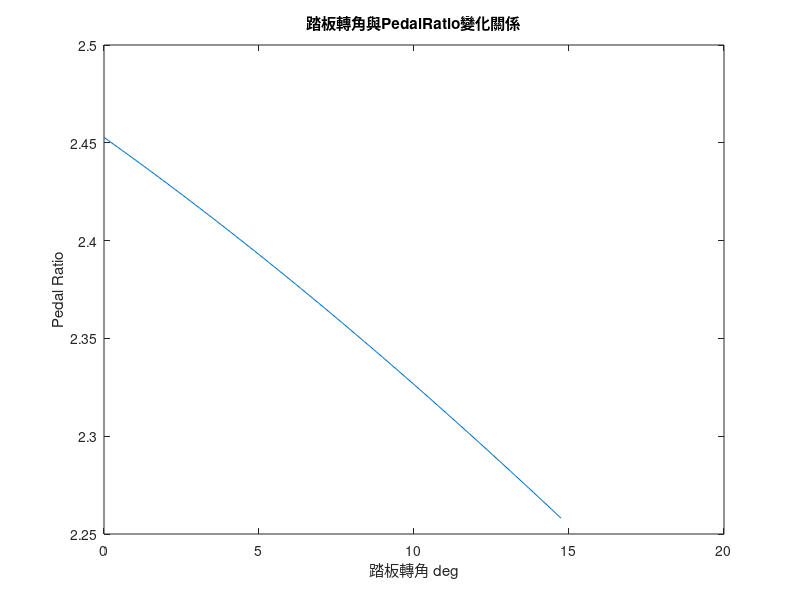
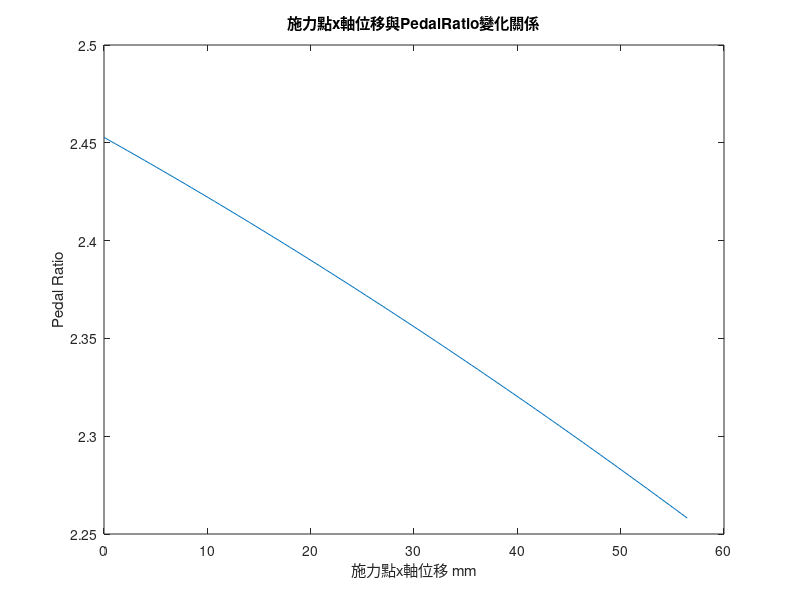

The MATLAB script that drew these images, in order:
clear
close all
clc
%% 定義變數
BrakePadelAxis=[0;0;1];                                                     %踏板旋轉軸點
MCAxis=[100.5;11;1];                                                            %MC 旋轉軸點
BrakePadelForcePoint = [220*sind(-7.3); 220*cosd(-7.3); 1];                   %腳踩在踏板上的點
BrakePadelMCPoint = [154.899*sind(0.45); 154.899*cosd(0.45); 1]; %MC接在踏板上的點

PedalPushTheta=14.74*pi/180;        %踏板旋轉角
MCLengthchange=[0,0,0];              %用來記錄等一下循環內需要的值，要初始化
%% 計算機構變化
ind=1;  %計數器
for i=0:0.01:1 %用比例下去算目前轉了幾%，極限就是PedalPushTheta=11.89*pi/180
    
    %目前轉了幾度
    PedalPushThetaNow=PedalPushTheta*i;

    % 創建旋轉矩陣(踩踏板時踏板轉動的角度)
    BrakePadelLocalation = [cos(PedalPushThetaNow) sin(PedalPushThetaNow) 0;
        -sin(PedalPushThetaNow) cos(PedalPushThetaNow) 0;
        0 0 1]; 

    %用旋轉矩陣去算出BrakePadelForcePoint旋轉時會跑去哪
    BrakePadelForcePointNow = BrakePadelLocalation * BrakePadelForcePoint;
    
    %用旋轉矩陣去算出BrakePadelMCPoint旋轉時會跑去哪
    BrakePadelMCPointNow = BrakePadelLocalation * BrakePadelMCPoint;

    %求當下MC的長度
    MClength = sqrt((MCAxis(1) - BrakePadelMCPointNow(1))^2 + (MCAxis(2) - BrakePadelMCPointNow(2))^2);

    MCLengthchange(ind,1)=PedalPushThetaNow*180/pi;         %紀錄轉角
    MCLengthchange(ind,2)=MClength;                         %紀錄MC長
    MCLengthchange(ind,3)=BrakePadelForcePointNow(1);       %紀錄施力點x軸的移動量

    BrakePadelMCPoint_x(ind,1)=BrakePadelMCPointNow(1);     %紀錄施力點x軸的移動量
    BrakePadelMCPoint_y(ind,1)=BrakePadelMCPointNow(2);     %紀錄施力點y軸的移動量

    BrakePadelForcePoint_x(ind,1)=BrakePadelForcePointNow(1);       %紀錄腳踩在踏板上的點x值
    BrakePadelForcePoint_y(ind,1)=BrakePadelForcePointNow(2);       %紀錄腳踩在踏板上的點y值
    ind=ind+1;  %更新計數器
end
%% 計算Pedal Ratio變化
ind=1;% 重置計數器
for i=1:101
    BrakePadelMCPoint_Now = [ BrakePadelMCPoint_x(i), BrakePadelMCPoint_y(i)];

    % 計算直線 MCAxis 的垂直距離到點 BrakePadelAxis 的公式
    numerator = abs((BrakePadelMCPoint_Now(2) - MCAxis(2)) * BrakePadelAxis(1) - (BrakePadelMCPoint_Now(1) - MCAxis(1)) * BrakePadelAxis(2) + BrakePadelMCPoint_Now(1) * MCAxis(2) - BrakePadelMCPoint_Now(2) * MCAxis(1));
    denominator = sqrt((BrakePadelMCPoint_Now(2) - MCAxis(2))^2 + (BrakePadelMCPoint_Now(1) - MCAxis(1))^2);

    % 距離計算
    distance = numerator / denominator;
    PedalRatio(ind,1)= BrakePadelForcePoint_y(i)/distance;
    ind=ind+1;
end
%% 畫圖
figure
plot(MCLengthchange(:,1),PedalRatio)
title('踏板轉角與PedalRatio變化關係')
xlabel('踏板轉角 deg')
ylabel('Pedal Ratio')

figure
plot(MCLengthchange(:,3)-MCLengthchange(1,3),PedalRatio)
title('施力點x軸位移與PedalRatio變化關係')
xlabel('施力點x軸位移 mm')
ylabel('Pedal Ratio')
